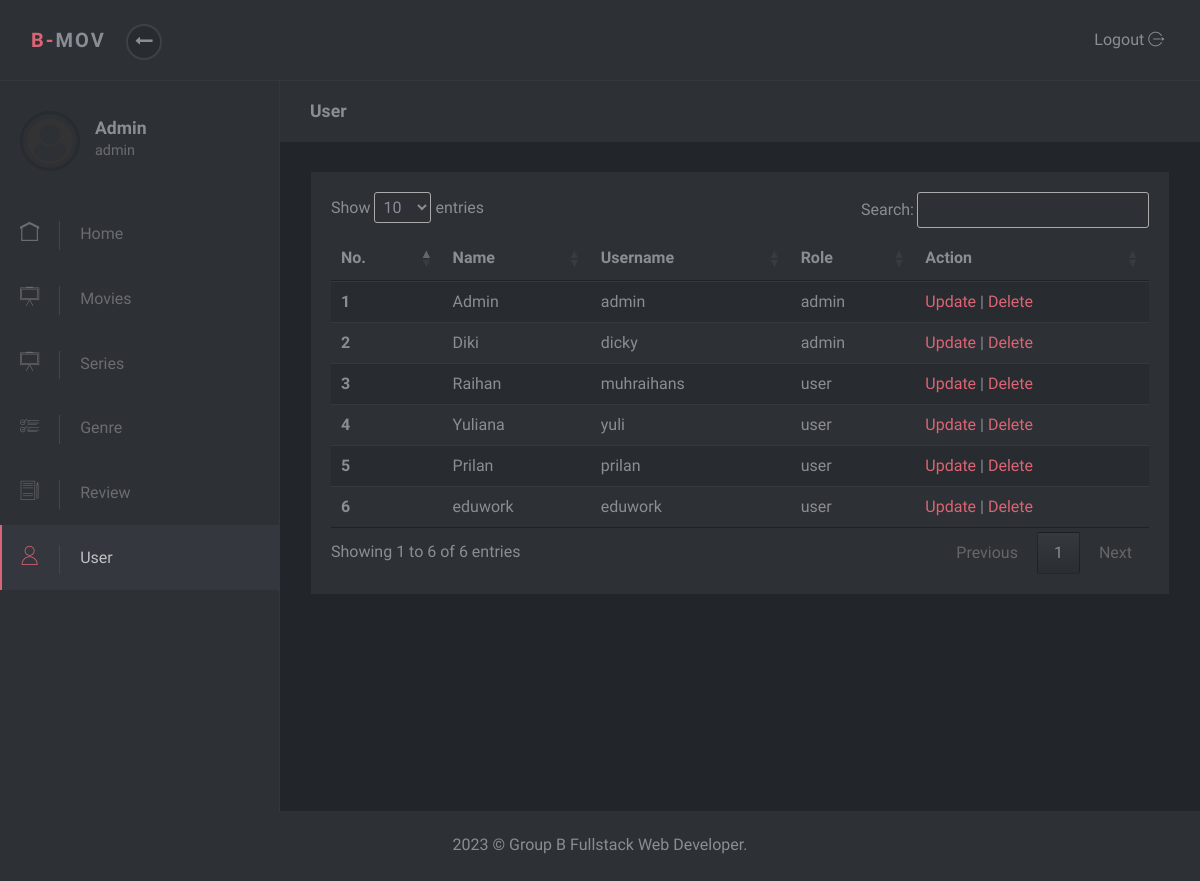
/admin/user.php (signed in), run on the app's committed database.
### tables this page shows
CREATE TABLE `tb_user` (
  `id` int(11) NOT NULL,
  `nama` varchar(50) NOT NULL,
  `username` varchar(50) NOT NULL,
  `password` varchar(50) NOT NULL,
  `role` enum('admin','user') NOT NULL
);

### admin/user.php (the view, shortened to what this page needs)
<?php $page = "User";
include 'partials/header.php';
include 'partials/navbar.php';
include 'partials/sidebar.php';
include '../proses/koneksi.php';
$query = mysqli_query($db, 'SELECT * FROM tb_user');
?>
<div class="page-content">
  <div class="page-header">
    <div class="container-fluid">
      <h2 class="h5 no-margin-bottom"><?= $page ?></h2>
    </div>
  </div>
  <section class="no-padding-top no-padding-bottom">
    <div class="container-fluid">
      <div class="block">
        <div class="table-responsive">
          <table class="table table-striped table-hover" id="myTable">
            <thead>
              <tr>
                <th>No.</th>
                <th>Name</th>
                <th>Username</th>
                <th>Role</th>
                <th>Action</th>
              </tr>
            </thead>
            <tbody>
            <?php if(mysqli_num_rows($query) > 0) {?>
                <?php
                  $no = 1;
                  while ($d= mysqli_fetch_array($query)) {
                ?>
              <tr>
                <th><?= $no ?></th>
                <td><?= $d['nama']?></td>
                <td><?= $d['username']?></td>
                <td><?= $d['role']?></td>
                <td>
                <a href="edituser.php?id=<?php echo $d["id"]?>">Update</a> |
                <a href="proses/deleteuser.php?id=<?php echo $d["id"]?>">Delete</a>
                </td>
              </tr>
              <?php $no++;
            }
            } ?>
            </tbody>
          </table>
        </div>
      </div>
    </div>
</div>
<?php include 'partials/footer.php' ?>

### admin/assets/css/style.default.css (style rules this page uses)
body { position: relative; }
section { padding: 0 1rem; }
a { -webkit-transition: all 0.3s; transition: all 0.3s; display: inline-block; }
.no-padding-top { padding-top: 0 !important; }
.no-padding-bottom { padding-bottom: 0 !important; }
.no-margin-bottom { margin-bottom: 0 !important; }
.block { padding: 20px; background: #2d3035; color: #8a8d93; margin-bottom: 30px; }
.page-content { position: relative; background: #22252a; min-height: 100vh; width: calc(100% - 280px); padding: 0; padding-bottom: 70px; }
.page-header { padding: 20px 15px; background: #2d3035; color: #8a8d93; margin-bottom: 30px; }
.table { margin-bottom: 0; }
.table td, .table th { border-color: #343a40; }
.table thead th { border: none; }
.table-striped tbody tr { -webkit-transition: all 0.3s; transition: all 0.3s; }
.table-striped tbody tr:nth-of-type(odd) { background-color: #282b2f; }
body { font-family: "Muli", sans-serif; font-size: 1rem; font-weight: 400; line-height: 1.5; color: #8a8d93; background-color: #fff; }
a { color: #DB6574; text-decoration: none; }
h1, h2, h3, h4, h5, h6, .h1, .h2, .h3, .h4, .h5, .h6 { margin-bottom: 0.5rem; font-family: inherit; font-weight: 700; line-height: 1.2; color: inherit; }
h2, .h2 { font-size: 1.7rem; }
h5, .h5 { font-size: 1.1rem; }

### data on the page
tb_user: nama "Admin", username "admin", role "admin"
tb_user: nama "Diki", username "dicky", role "admin"
tb_user: nama "Raihan", username "muhraihans", role "user"
tb_user: nama "Yuliana", username "yuli", role "user"
tb_user: nama "Prilan", username "prilan", role "user"
tb_user: nama "eduwork", username "eduwork", role "user"

### other printed values
$_SESSION['nama'] "Admin"
$_SESSION['role'] "admin"
$page "User"
